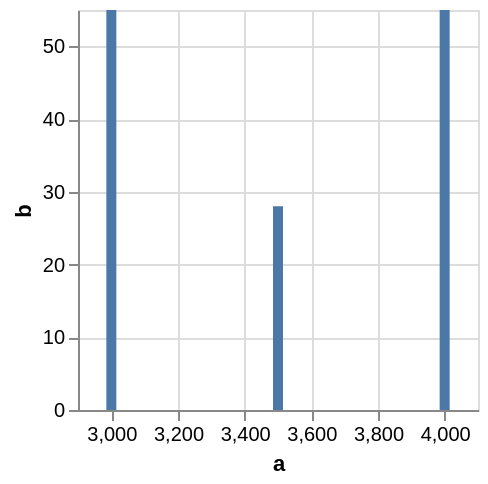

This figure's Vega-Lite source:
### Vega specification from a JSON file in a GitHub repository (floating-point values rounded to 4 significant figures)
{"$schema": "https://vega.github.io/schema/vega/v5.json", "background": "white", "padding": 5, "width": 200, "height": 200, "style": "cell", "data": [{"name": "source_0", "values": [{"a": 3000, "b": 55}, {"a": 3500, "b": 28}, {"a": 4000, "b": 55}]}, {"name": "data_0", "source": "source_0", "transform": [{"type": "stack", "groupby": ["a"], "field": "b", "sort": {"field": [], "order": []}, "as": ["b_start", "b_end"], "offset": "zero"}, {"type": "filter", "expr": "isValid(datum[\"a\"]) && isFinite(+datum[\"a\"]) && isValid(datum[\"b\"]) && isFinite(+datum[\"b\"])"}]}], "marks": [{"name": "marks", "type": "rect", "style": ["bar"], "from": {"data": "data_0"}, "encode": {"update": {"fill": {"value": "#4c78a8"}, "ariaRoleDescription": {"value": "bar"}, "description": {"signal": "\"a: \" + (!isValid(datum[\"a\"]) || !isFinite(+datum[\"a\"]) ? \"\" + datum[\"a\"] : format(datum[\"a\"], \"\")) + \"; b: \" + (!isValid(datum[\"b\"]) || !isFinite(+datum[\"b\"]) ? \"\" + datum[\"b\"] : format(datum[\"b\"], \"\"))"}, "xc": {"scale": "x", "field": "a"}, "width": {"value": 5}, "y": {"scale": "y", "field": "b_end"}, "y2": {"scale": "y", "field": "b_start"}}}}], "scales": [{"name": "x", "type": "linear", "domain": {"data": "data_0", "field": "a"}, "range": [0, {"signal": "width"}], "nice": true, "zero": false, "padding": 5}, {"name": "y", "type": "pow", "domain": {"data": "data_0", "fields": ["b_start", "b_end"]}, "range": [{"signal": "height"}, 0], "nice": true, "zero": true}], "axes": [{"scale": "x", "orient": "bottom", "gridScale": "y", "grid": true, "tickCount": {"signal": "ceil(width/40)"}, "domain": false, "labels": false, "aria": false, "maxExtent": 0, "minExtent": 0, "ticks": false, "zindex": 0}, {"scale": "y", "orient": "left", "gridScale": "x", "grid": true, "tickCount": {"signal": "ceil(height/40)"}, "domain": false, "labels": false, "aria": false, "maxExtent": 0, "minExtent": 0, "ticks": false, "zindex": 0}, {"scale": "x", "orient": "bottom", "grid": false, "title": "a", "labelFlush": true, "labelOverlap": true, "tickCount": {"signal": "ceil(width/40)"}, "zindex": 0}, {"scale": "y", "orient": "left", "grid": false, "title": "b", "labelOverlap": true, "tickCount": {"signal": "ceil(height/40)"}, "zindex": 0}]}
